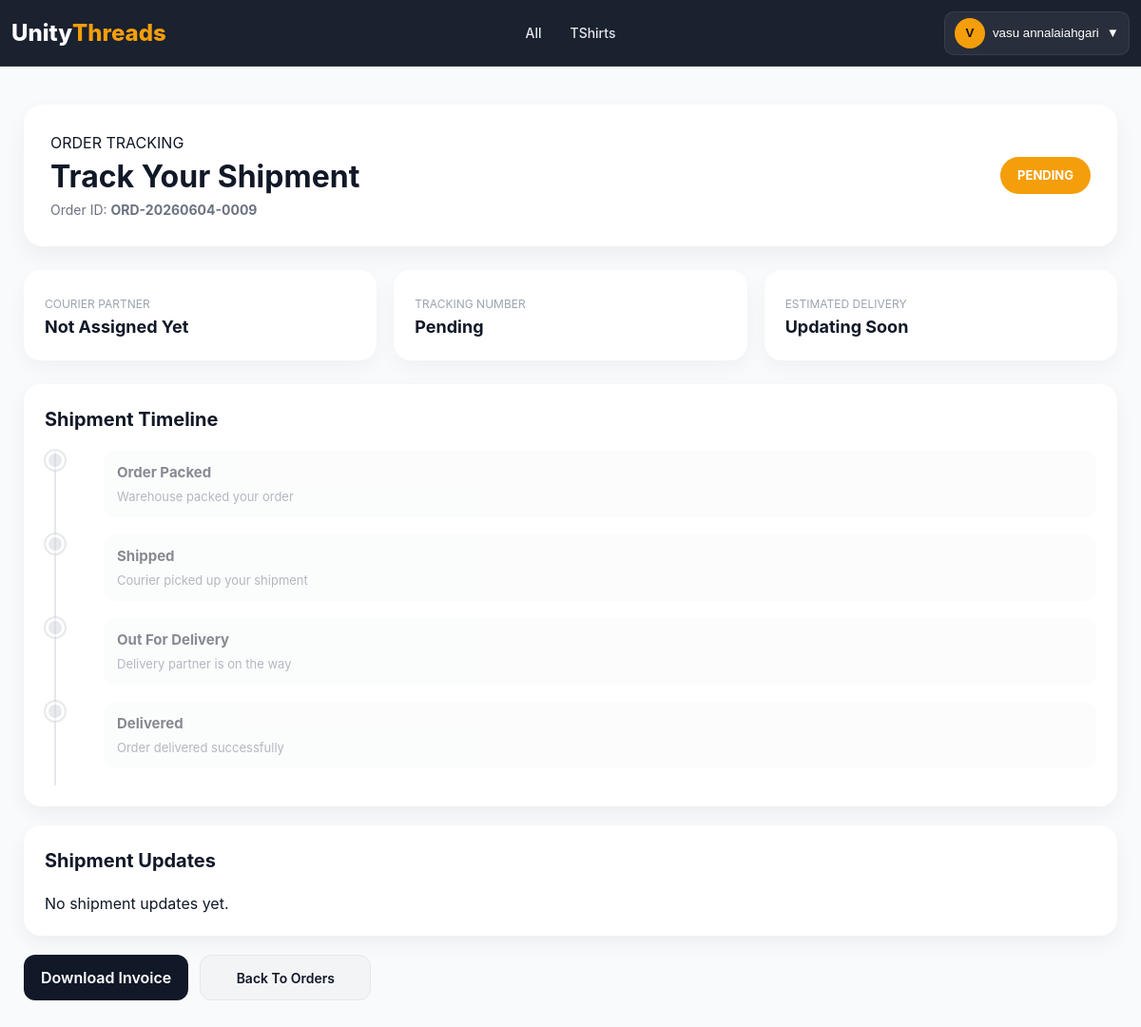
/orders/track/ORD-20260604-0009/ (signed in), run on the app's committed database.
### products/models.py (models this page shows, shortened)
class BaseModel(models.Model):
    created_at = models.DateTimeField(
        auto_now_add=True
    )
    updated_at = models.DateTimeField(
        auto_now=True
    )
    class Meta:
        abstract = True

class Category(BaseModel):
    name = models.CharField(
        max_length=100,
        unique=True
    )
    slug = models.SlugField(
        unique=True,
        blank=True
    )
    image = models.ImageField(
        upload_to='categories/',
        blank=True,
        null=True
    )
    is_active = models.BooleanField(default=True)
    class Meta:
        verbose_name_plural = "Categories"
        ordering = ['name']
        indexes = [
            models.Index(fields=['slug']),
            models.Index(fields=['is_active']),
        ]

### accounts/models.py (models this page shows, shortened)
class User(AbstractUser):
    username = None
    email = models.EmailField(
        unique=True
    )
    phone = models.CharField(
        max_length=10,
        unique=True
    )
    full_name = models.CharField(
        max_length=150
    )
    is_email_verified = models.BooleanField(
        default=False
    )
    USERNAME_FIELD = "email"
    REQUIRED_FIELDS = ["phone"]
    objects = UserManager()

### orders/models.py (models this page shows, shortened)
class Order(models.Model):
    user = models.ForeignKey(settings.AUTH_USER_MODEL, on_delete=models.CASCADE, related_name="orders")
    order_id = models.CharField(max_length=20, unique=True)
    payment_method = models.CharField(max_length=20, choices=PaymentMethod.choices, default=PaymentMethod.COD)
    payment_status = models.CharField(max_length=20, choices=PaymentStatus.choices, default=PaymentStatus.PENDING)
    status = models.CharField(max_length=30, choices=OrderStatus.choices, default=OrderStatus.PENDING)
    shipping_status = models.CharField(max_length=30, choices=ShippingStatus.choices, default=ShippingStatus.PENDING)
    subtotal = models.DecimalField(max_digits=10, decimal_places=2, default=Decimal("0.00"))
    shipping_charge = models.DecimalField(max_digits=10, decimal_places=2, default=Decimal("0.00"))
    discount = models.DecimalField(max_digits=10, decimal_places=2, default=Decimal("0.00"))
    total = models.DecimalField(max_digits=10, decimal_places=2, default=Decimal("0.00"))
    courier_partner = models.CharField(max_length=100, blank=True, null=True)
    tracking_number = models.CharField(max_length=100, blank=True, null=True)
    estimated_delivery = models.DateField(blank=True, null=True)
    shipped_at = models.DateTimeField(blank=True, null=True)
    delivered_at = models.DateTimeField(blank=True, null=True)
    created_at = models.DateTimeField(auto_now_add=True)
    updated_at = models.DateTimeField(auto_now=True)
    refund_status = models.CharField(
        max_length=20,
        choices=[
            ("NOT_REQUESTED", "Not Requested"),
            ("REQUESTED", "Requested"),
            ("APPROVED", "Approved"),
            ("COMPLETED", "Completed"),
            ("REJECTED", "Rejected"),
        ],
        default="NOT_REQUESTED"
    )
    refund_method = models.CharField(
        max_length=20,
        choices=[
            ("UPI", "UPI"),
            ("BANK", "Bank Transfer"),
            ("WALLET", "Wallet"),
            ("CASH", "Cash Adjustment"),
        ],
        blank=True,
        null=True
    )
    refund_reference = models.CharField(
        max_length=100,
        blank=True,
        null=True
    )
    refunded_at = models.DateTimeField(
        blank=True,
        null=True
    )
    from django.utils import timezone

### orders/views.py (the view)
def track_order(request, order_id):
    order = get_object_or_404(
        Order,
        order_id=order_id,
        user=request.user
    )
    tracking_url = None
    if order.courier_partner == "Delhivery":
        tracking_url = (
            f"https://www.delhivery.com/track/package/{order.tracking_number}"
        )
    elif order.courier_partner == "Shiprocket":
        tracking_url = (
            f"https://shiprocket.co/tracking/{order.tracking_number}"
        )
    return render(request, "orders/track_order.html", {
        "order": order,
        "tracking_url": tracking_url
    })

### home/context_processors.py (called while the page is built)
def global_data(request):
    return {
        "categories": Category.objects.all()
    }

### orders/templates/orders/track_order.html (shortened to what this page needs)
{% load static %}
<!DOCTYPE html>
<html lang="en">
<head>
    <link rel="stylesheet"
          href="{% static 'orders/css/track_order.css' %}">
</head>
<body>
{% include 'partials/navbar.html' %}
<div class="tracking-page">
    <div class="tracking-wrapper">
        {% if order.status == "CANCELLED" %}
        <div class="cancelled-card">
            <div class="cancel-icon">
                ❌
            </div>
            <h1>
                Order Cancelled
            </h1>
            <p class="cancel-text">
                Your order
                <strong>
                    {{ order.order_id }}
                </strong>
                has been cancelled successfully.
            </p>
            <p class="refund-text">
                If payment was completed,
                refund will be processed shortly.
            </p>
            <div class="cancel-actions">
                <a href="{% url 'product_list' %}"
                   class="shop-btn">
                    Continue Shopping
                </a>
                <a href="{% url 'order_history' %}"
                   class="back-btn">
                    Back To Orders
                </a>
            </div>
        </div>
        {% else %}
        <div class="tracking-header">
            <div>
                <p class="mini-title">
                    ORDER TRACKING
                </p>
                <h1>
                    Track Your Shipment
                </h1>
                <p class="sub-text">
                    Order ID:
                    <strong>
                        {{ order.order_id }}
                    </strong>
                </p>
            </div>
            <div class="status-badge
                {% if order.shipping_status == 'DELIVERED' %}
                    delivered
                {% elif order.shipping_status == 'SHIPPED' %}
                    shipped
                {% elif order.shipping_status == 'OUT_FOR_DELIVERY' %}
                    out
                {% else %}
                    pending
                {% endif %}
            ">
                {{ order.shipping_status }}
            </div>
        </div>
        <div class="info-grid">
            <div class="info-card">
                <span>
                    Courier Partner
                </span>
                <h3 id="courierPartner">
                    {{ order.courier_partner|default:"Not Assigned Yet" }}
                </h3>
            </div>
            <div class="info-card">
                <span>
                    Tracking Number
                </span>
                <h3 id="trackingNumber">
                    {{ order.tracking_number|default:"Pending" }}
                </h3>
            </div>
            <div class="info-card">
                <span>
                    Estimated Delivery
                </span>
                <h3 id="estimatedDelivery">
                    {{ order.estimated_delivery|default:"Updating Soon" }}
                </h3>
            </div>
        </div>
        <div class="timeline-card">
            <h2>
                Shipment Timeline
            </h2>
            <div class="timeline">
                <div class="timeline-item
                ">
                    <div class="timeline-dot"></div>
                    <div class="timeline-content">
                        <h4>
                            Order Packed
                        </h4>
                        <p>
                            Warehouse packed your order
                        </p>
                    </div>
                </div>
                <div class="timeline-item
                ">
                    <div class="timeline-dot"></div>
                    <div class="timeline-content">
                        <h4>
                            Shipped
                        </h4>
                        <p>
                            Courier picked up your shipment
                        </p>
                    </div>
                </div>
                <div class="timeline-item
                ">
                    <div class="timeline-dot"></div>
                    <div class="timeline-content">
                        <h4>
                            Out For Delivery
                        </h4>
                        <p>
                            Delivery partner is on the way
                        </p>
                    </div>
                </div>
                <div class="timeline-item
                ">
                    <div class="timeline-dot"></div>
                    <div class="timeline-content">
                        <h4>
                            Delivered
                        </h4>
                        <p>
                            Order delivered successfully
                        </p>
                    </div>
                </div>
            </div>
        </div>
        <div class="activity-card">
            <h2>
                Shipment Updates
            </h2>
            {% for event in order.events.all %}
            <div class="activity-item">
                <div class="activity-dot"></div>
                <div class="activity-content">
                    <h4>
                        {{ event.status }}
                    </h4>
                    <p>
                        {{ event.message }}
                    </p>
                    <span>
                        {{ event.created_at }}
                    </span>
                </div>
            </div>
            {% empty %}
            <p class="empty-text">
                No shipment updates yet.
            </p>
            {% endfor %}
        </div>
        <div class="action-buttons">
            <a href="{% url 'download_invoice' order.order_id %}"
               class="invoice-btn">
                Download Invoice
            </a>
            <a href="{% url 'order_history' %}"
               class="back-btn">
                Back To Orders
            </a>
        </div>
        {% endif %}
    </div>
</div>
</body>
</html>

### home/templates/partials/navbar.html (shortened to what this page needs)
{% load static %}
<link rel="stylesheet" href="{% static 'home/css/navbar.css' %}">
<header class="header" id="header">
    <a href="/" class="logo">
        Unity<span>Threads</span>
    </a>
      <nav class="nav" id="nav">
    <a href="{% url 'product_list' %}">All</a>
    {% for category in categories %}
        <a href="{% url 'product_list' %}?category={{ category.slug }}">
            {{ category.name }}
        </a>
    {% endfor %}
</nav>
    <div class="nav-actions">
        {% if request.user.is_authenticated %}
        <div class="account-dropdown" id="accountWrapper">
            <button class="account-btn" id="accountBtn" type="button">
                <span class="account-avatar">
                    {{ request.user.full_name|default:request.user.email|first|upper }}
                </span>
                <span class="account-name">
                    {{ request.user.full_name|default:request.user.email }}
                </span>
                <span class="dropdown-icon">▼</span>
            </button>
        </div>
        {% endif %}
    </div>
</header>

### orders/static/orders/css/track_order.css (style rules this page uses)
* { margin: 0; padding: 0; box-sizing: border-box; }
body { font-family: Arial, sans-serif; background: #f3f4f6; color: #111827; line-height: 1.5; padding-top: 70px; }
.tracking-page { padding: 40px 20px; }
.tracking-wrapper { max-width: 1150px; margin: auto; }
.tracking-header { background: #fff; border-radius: 20px; padding: 28px; display: flex; justify-content: space-between; align-items: center; gap: 20px; flex-wrap: wrap; margin-bottom: 25px; box-shadow: 0 10px 25px rgba(0,0,0,0.05); }
.tracking-header h1 { font-size: 32px; color: #111827; }
.sub-text { color: #6b7280; font-size: 14px; }
.status-badge { padding: 10px 18px; border-radius: 30px; font-size: 13px; font-weight: 700; color: #fff; text-transform: uppercase; }
.status-badge.pending { background: #f59e0b; }
.info-grid { display: grid; grid-template-columns: repeat(3, 1fr); gap: 18px; margin-bottom: 25px; }
.info-card { background: #fff; border-radius: 18px; padding: 22px; box-shadow: 0 8px 20px rgba(0,0,0,0.04); }
.info-card span { font-size: 12px; color: #9ca3af; text-transform: uppercase; }
.info-card h3 { font-size: 18px; }
.timeline-card, .activity-card { background: #fff; border-radius: 18px; padding: 22px; margin-bottom: 20px; box-shadow: 0 8px 20px rgba(0,0,0,0.05); }
.timeline-card h2, .activity-card h2 { font-size: 20px; margin-bottom: 18px; }
.timeline { position: relative; padding-left: 28px; }
.timeline::before { content: ""; position: absolute; left: 10px; top: 0; width: 2px; height: 100%; background: #e5e7eb; border-radius: 10px; }
.timeline-item { position: relative; display: flex; gap: 14px; padding-bottom: 18px; opacity: 0.5; transition: 0.25s ease; }
.timeline-dot { width: 20px; height: 20px; border-radius: 50%; background: #d1d5db; border: 3px solid #fff; box-shadow: 0 0 0 2px #d1d5db; flex-shrink: 0; position: relative; left: -27px; }
.timeline-content { background: #f9fafb; padding: 12px 14px; border-radius: 12px; width: 100%; }
.timeline-content h4 { font-size: 15px; margin-bottom: 4px; }
.timeline-content p { font-size: 13px; color: #6b7280; }
.action-buttons { display: flex; gap: 12px; flex-wrap: wrap; }
.track-btn, .invoice-btn, .back-btn, .shop-btn { padding: 12px 18px; border-radius: 12px; font-weight: 600; text-decoration: none; }
.invoice-btn { background: #111827; color: #fff; }
.back-btn { background: #fff; border: 1px solid #d1d5db; color: #111827; }
.shop-btn, .back-btn { display: inline-flex; align-items: center; justify-content: center; padding: 12px 18px; border-radius: 12px; font-size: 14px; font-weight: 600; text-decoration: none; min-width: 180px; transition: all 0.25s ease; }
.back-btn { background: #f3f4f6; color: #111827; border: 1px solid #e5e7eb; }

### home/static/home/css/navbar.css (style rules this page uses)
* { margin: 0; padding: 0; box-sizing: border-box; }
body { font-family: Inter, Arial, sans-serif; background: #f9fafb; color: #111827; }
html { scroll-behavior: smooth; }
.header { z-index: 10000; position: fixed; top: 0; left: 0; width: 100%; height: 70px; display: flex; align-items: center; background: rgba(17, 24, 39, 0.96); backdrop-filter: blur(14px); border-bottom: 1px solid rgba(255, 255, 255, 0.08); z-index: 999999; }
.logo { font-size: 24px; font-weight: 800; color: #fff; text-decoration: none; display: flex; align-items: center; padding-left: 12px; }
.logo span { color: #f59e0b; }
.nav { position: absolute; left: 50%; transform: translateX(-50%); display: flex; align-items: center; gap: 10px; }
.nav a { color: #e5e7eb; text-decoration: none; font-size: 14px; font-weight: 500; padding: 6px 10px; border-radius: 8px; transition: 0.2s ease; white-space: nowrap; }
.nav-actions { margin-left: auto; display: flex; align-items: center; gap: 10px; padding-right: 12px; }
.account-btn { display: flex; align-items: center; gap: 8px; position: relative; padding: 6px 10px; background: rgba(255, 255, 255, 0.06); border: 1px solid rgba(255, 255, 255, 0.08); border-radius: 10px; color: #fff; cursor: pointer; }
.account-avatar { width: 32px; height: 32px; display: flex; align-items: center; justify-content: center; border-radius: 50%; background: #f59e0b; font-weight: 700; color: #111; }

### data on the page
Category: name "TShirts"
User: user.full_name|first "V", user.full_name "vasu annalaiahgari"
Order: order_id "ORD-20260604-0009", shipping_status "PENDING", courier_partner "Not Assigned Yet", tracking_number "Pending", estimated_delivery "Updating Soon"
